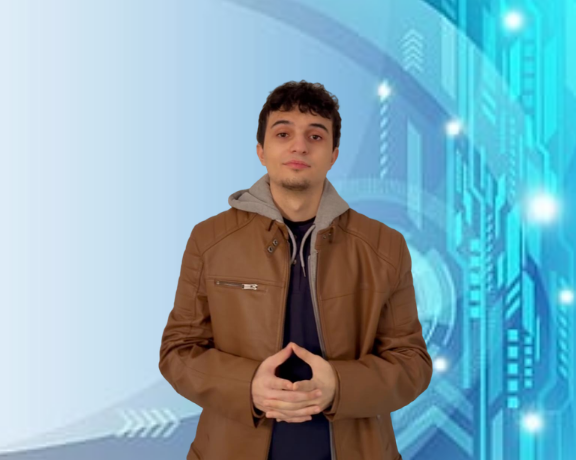
#> input picture pfp.png, 576 x 460 px
$ python generate_banner.py
#> lines starting #> are read from the running program, lines starting #| are printed output that depends on the picture; after the words box and inside, x2 and y2 are one past the last pixel; in counts of white or black regions, pixels touching at a corner belong together
#!/usr/bin/env python3
"""
Phase 1: GitHub Profile Banner Generator
Generates animated dithered portrait banner with info panel
"""

import numpy as np
from PIL import Image, ImageEnhance, ImageFilter, ImageOps
from scipy import ndimage
from typing import List, Tuple

class BannerGenerator:
    def __init__(self, photo_path: str, username: str = "Adam-Jemmali"):
        self.username = username
        self.width = 1180
        self.height = 610
        self.photo = self.load_image(photo_path)
        self.dither_size = (395, 205)

        # Color palette
        self.colors = {
            'dark_portrait': '#A78BFA',
            'light_portrait': '#7C3AED',
            'dark_chrome': '#22D3EE',
            'light_chrome': '#0891B2',
            'accent': '#10B981',
            'background': '#0A101F',
        }

    def load_image(self, path: str) -> Image.Image:
        """Load image from file"""
        img = Image.open(path)
        return img

    def crop_portrait(self) -> Image.Image:
        """Crop head + shoulders with improved silhouette detection"""
        img = self.photo.convert('RGB')
        w, h = img.size

        # Convert to HSV for better color-based segmentation
        img_hsv = img.convert('HSV')
        h_arr, s_arr, v_arr = [np.array(c, dtype=np.float32) for c in img_hsv.split()]

        # Convert RGB to LAB-like lightness for better person detection
        img_rgb = np.array(img, dtype=np.float32)
        R, G, B = img_rgb[:,:,0], img_rgb[:,:,1], img_rgb[:,:,2]

        # Lightness channel (perceptual brightness)
        lightness = (0.299 * R + 0.587 * G + 0.114 * B) / 255.0

        # Skin detection heuristic: moderate lightness, not too extreme
        # Avoid pure blue backgrounds (low R and B relative to G)
        bg_likelihood = np.zeros_like(lightness)

        # Very bright pixels = likely background light
        bg_likelihood += (lightness > 0.85).astype(float)

        # Very dark pixels = likely background shadow
        bg_likelihood += (lightness < 0.15).astype(float)

        # Strong blue (high B relative to R) = likely blue background
        bg_likelihood += ((B > R + 20) & (lightness > 0.3)).astype(float)

        # Moderate lightness (skin-like) = foreground
        fg_mask = (lightness > 0.2) & (lightness < 0.85) & (bg_likelihood == 0)

        # Morphological cleanup: remove noise, fill holes
        fg_mask = ndimage.binary_opening(fg_mask, iterations=2)
        fg_mask = ndimage.binary_fill_holes(fg_mask)
        fg_mask = ndimage.binary_closing(fg_mask, iterations=3)

        # Find the largest connected component (the person)
        labeled, num = ndimage.label(fg_mask)
        if num > 0:
            sizes = np.bincount(labeled.ravel())
            largest_label = np.argmax(sizes[1:]) + 1
            fg_mask = labeled == largest_label

        # Find bounding box with generous padding
        coords = np.where(fg_mask)
        if len(coords[0]) > 100:  # Ensure we have a substantial foreground
            y_min, y_max = coords[0].min(), coords[0].max()
            x_min, x_max = coords[1].min(), coords[1].max()

            # Generous padding: 25% above, 10% below sides
            height_fg = y_max - y_min
            width_fg = x_max - x_min

            y_min = max(0, int(y_min - height_fg * 0.25))
            y_max = min(h, int(y_max + height_fg * 0.15))
            x_min = max(0, int(x_min - width_fg * 0.15))
            x_max = min(w, int(x_max + width_fg * 0.15))

            img = img.crop((x_min, y_min, x_max, y_max))

        # Resize to dither size
        return img.resize(self.dither_size, Image.Resampling.LANCZOS)

    def apply_contrast(self, img: Image.Image) -> Image.Image:
        """Apply 1.3x contrast with autocontrast"""
        img = ImageEnhance.Contrast(img).enhance(1.3)
        img = ImageOps.autocontrast(img, cutoff=1)
        img = img.filter(ImageFilter.UnsharpMask(radius=3, percent=140))
        return img

    def floyd_steinberg_dither(self, img: Image.Image) -> np.ndarray:
        """1-bit Floyd-Steinberg dithering with serpentine order"""
        img_array = np.array(img.convert('L'), dtype=np.float32) / 255.0
        h, w = img_array.shape

        output = np.zeros((h, w), dtype=np.uint8)

        for y in range(h):
            if y % 2 == 0:  # Left to right
                x_range = range(w)
            else:  # Right to left (serpentine)
                x_range = range(w - 1, -1, -1)

            for x in x_range:
                old_val = img_array[y, x]
                new_val = 1.0 if old_val > 0.5 else 0.0
                output[y, x] = int(new_val * 255)

                error = old_val - new_val

                # Distribute error
                if y % 2 == 0:  # LTR
                    if x + 1 < w:
                        img_array[y, x + 1] += error * 7 / 16
                    if y + 1 < h:
                        if x - 1 >= 0:
                            img_array[y + 1, x - 1] += error * 3 / 16
                        img_array[y + 1, x] += error * 5 / 16
                        if x + 1 < w:
                            img_array[y + 1, x + 1] += error * 1 / 16
                else:  # RTL
                    if x - 1 >= 0:
                        img_array[y, x - 1] += error * 7 / 16
                    if y + 1 < h:
                        if x + 1 < w:
                            img_array[y + 1, x + 1] += error * 3 / 16
                        img_array[y + 1, x] += error * 5 / 16
                        if x - 1 >= 0:
                            img_array[y + 1, x - 1] += error * 1 / 16

        return output

    def dither_to_dots(self, dither: np.ndarray, dot_size: int = 3, skip: int = 1) -> List[Tuple[float, float]]:
        """Convert dithered bitmap to dot coordinates"""
        h, w = dither.shape
        dots = []

        for y in range(0, h, skip):
            for x in range(0, w, skip):
                if dither[y, x] > 128:
                    dots.append((x * dot_size, y * dot_size))

        return dots

    def generate_info_panel(self) -> str:
        """Generate info panel text - bold, centered, multi-line for full visibility"""
        lines = []
        y = 120

        # Name
        lines.append(f'    <text x="{self.width // 2}" y="{y}" text-anchor="middle" font-size="16" class="banner-text" font-family="monospace">Name: Adam Jemmali</text>')
        y += 35

        # Role
        lines.append(f'    <text x="{self.width // 2}" y="{y}" text-anchor="middle" font-size="14" class="banner-text" font-family="monospace">CV | Agentic AI | Sports EdTech</text>')
        y += 32

        # Stack - split into multiple lines
        stack_line1 = "Next.js, Tailwind, FastAPI, AWS, Supabase, Drizzle, Sentry, Stripe"
        stack_line2 = "Claude, Postgres FTS, Markdown, GitHub Actions, PostHog, Resend, Gemini, Make.com, n8n"

        lines.append(f'    <text x="{self.width // 2}" y="{y}" text-anchor="middle" font-size="12" class="banner-text" font-family="monospace">Stack: {stack_line1}</text>')
        y += 28
        lines.append(f'    <text x="{self.width // 2}" y="{y}" text-anchor="middle" font-size="12" class="banner-text" font-family="monospace">{stack_line2}</text>')

        return '\n'.join(lines)

    def generate_dot_paths(self, dots: List[Tuple[float, float]]) -> str:
        """Generate SVG circle elements for dots - full rectangle coverage"""
        dot_elements = []
        for i, (x, y) in enumerate(dots):
            dot_elements.append(f'      <circle cx="{x}" cy="{y}" r="1.5" class="dot"/>')

        return '\n'.join(dot_elements)

    def generate_svg(self, dots: List[Tuple[float, float]]) -> str:
        """Generate banner SVG"""
        svg = f'''<?xml version="1.0" encoding="UTF-8"?>
<svg xmlns="http://www.w3.org/2000/svg" viewBox="0 0 {self.width} {self.height}" width="{self.width}" height="{self.height}">
  <defs>
    <style>
      @media (prefers-color-scheme: dark) {{
        :root {{ background: {self.colors['background']}; }}
      }}
      .dot {{
        fill: {self.colors['dark_portrait']};
        shape-rendering: crispEdges;
      }}
      .banner-text {{
        fill: #FFFFFF;
        font-weight: 900;
        text-shadow: 0 0 4px rgba(0,0,0,0.8);
        animation: pulse-text 2s ease-in-out infinite;
      }}
      @keyframes pulse-text {{
        0%, 100% {{ opacity: 1; }}
        50% {{ opacity: 0.7; }}
      }}
    </style>
  </defs>

  <!-- Background - Purple base for dither effect -->
  <rect width="{self.width}" height="{self.height}" fill="{self.colors['light_portrait']}"/>

  <!-- Portrait (left side) -->
  <g id="visual-map">

    <!-- Dithered portrait dots -->
    <g id="portrait-dots">
{self.generate_dot_paths(dots)}
    </g>

    <!-- Info Panel (inside/below portrait) -->
{self.generate_info_panel()}
  </g>

  <!-- Full-width Handle Pill -->
  <rect x="0" y="555" width="{self.width}" height="55" fill="{self.colors['accent']}" rx="20"/>
  <text x="{self.width // 2}" y="590" text-anchor="middle" font-size="14" fill="#000" font-family="monospace" font-weight="bold">@{self.username}</text>
</svg>'''

        return svg

    def generate(self) -> Tuple[str, str]:
        """Generate both dark and light SVG banners"""
        # Process image
        portrait = self.crop_portrait()
        portrait = self.apply_contrast(portrait)

        # Dither
        dither = self.floyd_steinberg_dither(portrait)
        dots = self.dither_to_dots(dither, skip=1)

        # Generate SVG
        svg = self.generate_svg(dots)

        return svg, svg

def main():
    photo_path = "pfp.png"

    print("Loading image from: pfp.png")

    generator = BannerGenerator(photo_path, username="Adam-Jemmali")
#> in load_image, img is the input picture: PIL image 576x460 RGBA; mean R, G, B, A 133.1, 170.6, 183.4, 255
    dark_svg, light_svg = generator.generate()
#> in crop_portrait, `img_hsv = img.convert('HSV')`: img_hsv: PIL image 576x460 HSV; mean H, S, V 113.5, 112.1, 198.7
#> in crop_portrait, `bg_likelihood += (lightness > 0.85).astype(float)`:
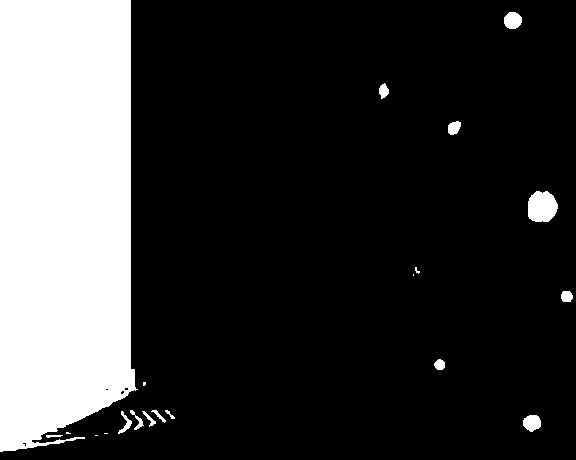
#> bg_likelihood: shape (460, 576) float32; values 0 (black) and 1 (white), 22% white; 20 white regions (6 under 20 px), largest, box (x1, y1, x2, y2) and area: (0, 0, 138, 452) 56045, (528, 191, 558, 222) 760, (504, 12, 522, 29) 246
#> in crop_portrait, `bg_likelihood += (lightness < 0.15).astype(float)`: bg_likelihood: shape (460, 576) float32; values 0 (black) and 1 (white), 25.5% white; 60 white regions (33 under 20 px), largest, box (x1, y1, x2, y2) and area: (0, 0, 138, 452) 56045, (282, 217, 348, 361) 2903, (252, 400, 335, 460) 2623
#> in crop_portrait, `bg_likelihood += ((B > R + 20) & (lightness > 0.3)).astype(float)`:
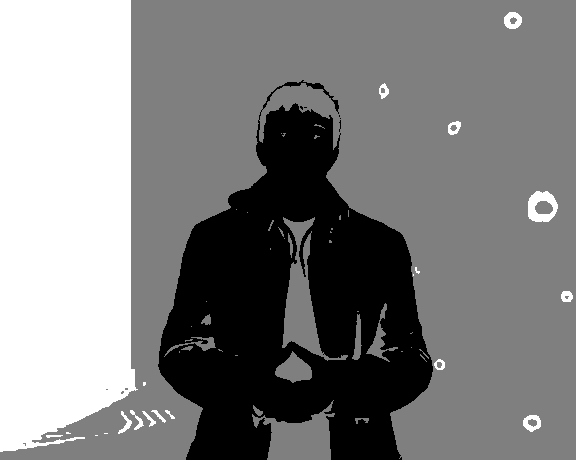
#> bg_likelihood: shape (460, 576) float32; min 0, max 2, mean 0.999; drawn with min black and max white
#> in crop_portrait, `fg_mask = (lightness > 0.2) & (lightness < 0.85) & (bg_likelihood == 0)`: fg_mask: shape (460, 576) bool; 21.1% white; 15 white regions (13 under 20 px), largest, box (x1, y1, x2, y2) and area: (158, 105, 433, 460) 55541, (260, 80, 339, 114) 228
#> in crop_portrait, `fg_mask = ndimage.binary_opening(fg_mask, iterations=2)`: fg_mask: shape (460, 576) bool; 20.7% white; 2 white regions, box (x1, y1, x2, y2) and area: (158, 105, 433, 460) 54788, (313, 83, 323, 89) 42
#> in crop_portrait, `fg_mask = ndimage.binary_fill_holes(fg_mask)`: fg_mask: shape (460, 576) bool; 23% white; 2 white regions, box (x1, y1, x2, y2) and area: (158, 105, 433, 460) 60988, (313, 83, 323, 89) 42
#> in crop_portrait, `fg_mask = ndimage.binary_closing(fg_mask, iterations=3)`: fg_mask: shape (460, 576) bool; 23% white; 2 white regions, box (x1, y1, x2, y2) and area: (158, 105, 433, 457) 61001, (313, 83, 323, 89) 42
#> in crop_portrait, `labeled, num = ndimage.label(fg_mask)`:
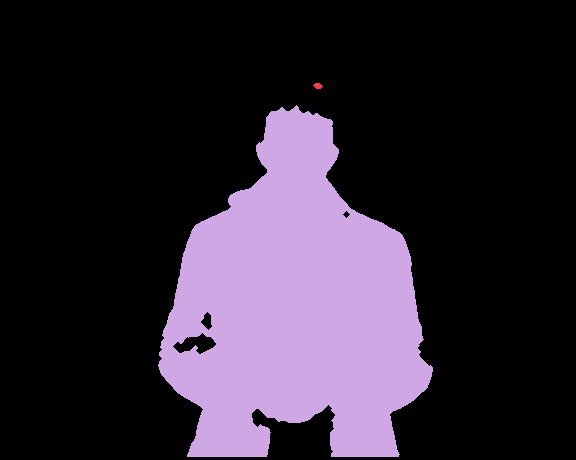
#> labeled: shape (460, 576) int32; 3 distinct labels, from 0 to 2; one colour per label, 0 black
#> in crop_portrait, `labeled, num = ndimage.label(fg_mask)`: num = 2
#> in crop_portrait, `sizes = np.bincount(labeled.ravel())`: sizes = [203917, 42, 61001]
#> in crop_portrait, `largest_label = np.argmax(sizes[1:]) + 1`: largest_label = 2
#> in crop_portrait, `fg_mask = labeled == largest_label`: fg_mask: shape (460, 576) bool; 23% white; 1 white region, box (x1, y1, x2, y2) and area: (158, 105, 433, 457) 61001
#> in crop_portrait, `coords = np.where(fg_mask)`: coords = 61001 positions, rows 105 to 456, columns 158 to 432
#> in crop_portrait, `y_min, y_max = coords[0].min(), coords[0].max()`: y_min = 105; y_max = 456
#> in crop_portrait, `x_min, x_max = coords[1].min(), coords[1].max()`: x_min = 158; x_max = 432
#> in crop_portrait, `height_fg = y_max - y_min`: height_fg = 351
#> in crop_portrait, `width_fg = x_max - x_min`: width_fg = 274
#> in crop_portrait, `y_min = max(0, int(y_min - height_fg * 0.25))`: y_min = 17
#> in crop_portrait, `y_max = min(h, int(y_max + height_fg * 0.15))`: y_max = 460
#> in crop_portrait, `x_min = max(0, int(x_min - width_fg * 0.15))`: x_min = 116
#> in crop_portrait, `x_max = min(w, int(x_max + width_fg * 0.15))`: x_max = 473
#> in crop_portrait, `return img.resize(self.dither_size, Image.Resampling.LANCZOS)`:
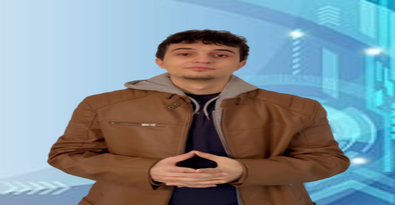
#> returned value: PIL image 395x205 RGB; mean R, G, B 128.2, 142.9, 150.1
#> in apply_contrast, `img = img.filter(ImageFilter.UnsharpMask(radius=3, percent=140))`:
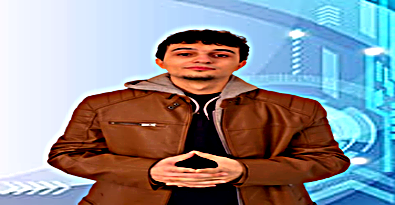
#> img: PIL image 395x205 RGB; mean R, G, B 144.2, 145.9, 151.5
#> after the loop in floyd_steinberg_dither, `for y in range(h):`:
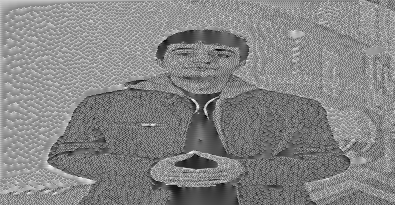
#> img_array: shape (205, 395) float32; min -0.344, max 1.3, mean 0.517; drawn with min black and max white
#> after the loop in floyd_steinberg_dither, `for y in range(h):`:
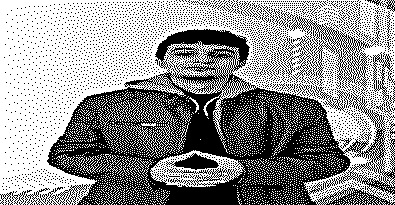
#> output: shape (205, 395); 57.3% white; 3143 black regions (3126 under 20 px), largest, box (x1, y1, x2, y2) and area: (47, 29, 395, 205) 26838, (274, 9, 380, 96) 1797, (166, 153, 219, 170) 443
#> in generate, `dots = self.dither_to_dots(dither, skip=1)`: dots = 46369 items
#> the loop in generate_dot_paths, `for i, (x, y) in enumerate(dots):` made 46369 passes
#> x on passes 1 to 3: 0, 3, 6
#> in generate_info_panel, `lines = []`: lines = []

    # Save SVGs
    with open("dark-banner.svg", "w") as f:
        f.write(dark_svg)
    print("[OK] Generated: dark-banner.svg")

    with open("light-banner.svg", "w") as f:
        f.write(light_svg)
    print("[OK] Generated: light-banner.svg")

    print("\n[SUCCESS] Banner SVGs created successfully!")
    print("[INFO] Files: dark-banner.svg, light-banner.svg")

if __name__ == "__main__":
    main()
